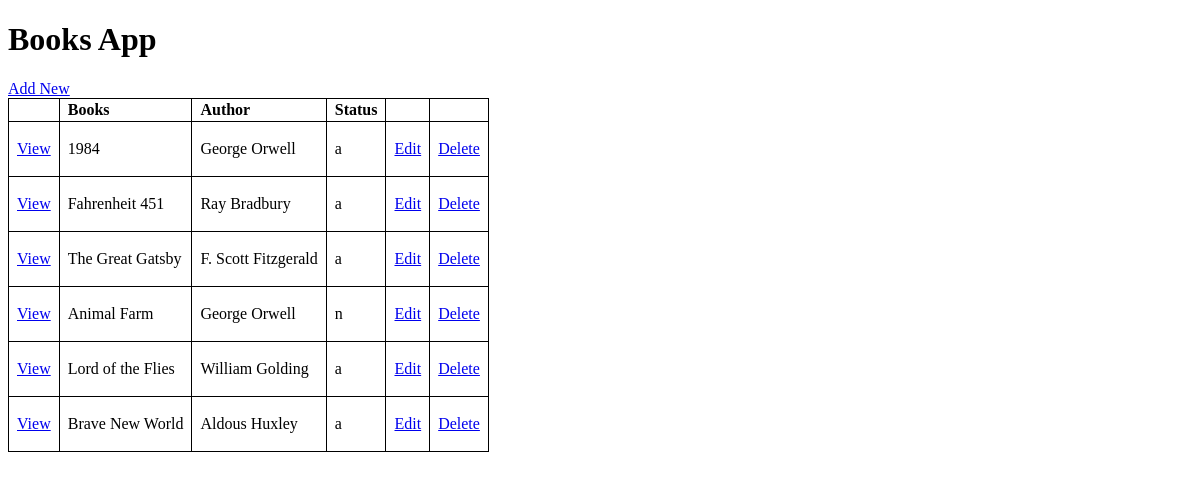
/, run on an earlier commit of the app's database.
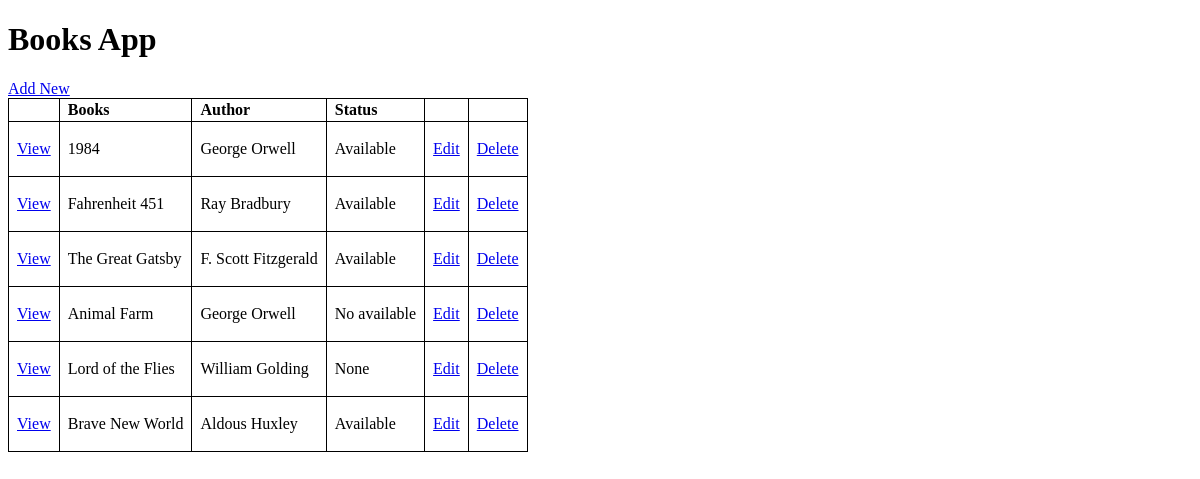
And on a later commit of the database.
### bookapp/models.py (models this page shows, shortened)
class Book(models.Model):
    title = models.CharField(max_length=200, null=True, blank=True)
    author = models.CharField(max_length=200, null=True, blank=True)
    STATUS = (
        ("Available", "Available"),
        ("No available", "No available"),
    )
    status = models.CharField(max_length=200, choices=STATUS, null=True, blank=True)
    CHECKED = (
        ("None", "None"),
    )
    checked = models.CharField(max_length=200, choices=CHECKED, null=True, blank=True)
    created = models.DateTimeField(auto_now_add=True)
    id = models.UUIDField(default=uuid.uuid1, unique=True, primary_key=True, editable=False)

### bookapp/views.py (the view)
# urls.py: path("", views.mainPage, name="mainPage"),
def mainPage(request):
    book = Book.objects.all()
    context = {
        "book": book,
    }
    return render(request, "bookapp/mainPage.html", context)

### bookapp/templates/bookapp/mainPage.html
{% extends 'main.html' %}
{% block content %}
<h1>Books App</h1>
<a href="{% url 'add-book' %}">Add New</a>
<table style="border-collapse: collapse; text-align: left;">
    <tr>
        <th style="border: solid black 1px; padding: 2px 8px;"></th>
        <th style="border: solid black 1px; padding: 2px 8px;">Books</th>
        <th style="border: solid black 1px; padding: 2px 8px;">Author</th>
        <th style="border: solid black 1px; padding: 2px 8px;">Status</th>
        <th style="border: solid black 1px; padding: 2px 8px;"></th>
        <th style="border: solid black 1px; padding: 2px 8px;"></th>
    </tr>
    {% for b in book %}
    <tr>
        <td style="border: solid black 1px; padding: 2px 8px;"><a href="{% url 'view-book' b.id %}">View</a></td>
        <td style="border: solid black 1px; padding: 2px 8px;"><p>{{b.title}}</p></td>
        <td style="border: solid black 1px; padding: 2px 8px;"><p>{{b.author}}</p></td>
        <td style="border: solid black 1px; padding: 2px 8px;"><p>{{b.status}}</p></td>
        <td style="border: solid black 1px; padding: 2px 8px;"><a href="{% url 'edit-book' b.id %}">Edit</a></td>
        <td style="border: solid black 1px; padding: 2px 8px;"><a href="{% url 'delete-book' b.id %}">Delete</a></td>
    </tr>
    {% endfor %}
</table>
{% endblock content %}

### templates/main.html (shortened to what this page needs)
<!DOCTYPE html>
<html lang="en">
<head>
</head>
<body>
    {% block content %}
    {% endblock content %}
</body>
</html>

What changed in the data, as far as the page shows it:
changed Book (number 1 of 6 on the later page): status "a" → "Available"
changed Book "Fahrenheit 451": status "a" → "Available"
changed Book "The Great Gatsby": status "a" → "Available"
changed Book "Animal Farm": status "n" → "No available"
changed Book "Lord of the Flies": status "a" → "None"
changed Book "Brave New World": status "a" → "Available"
